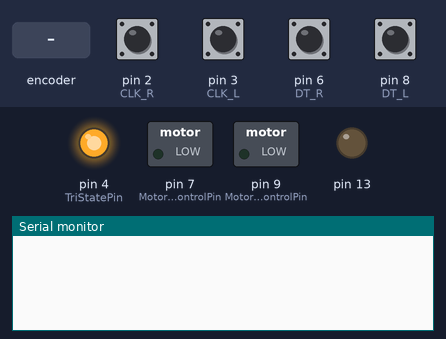
The sketch below on a simulated Arduino Uno, built with avr-gcc and run on an emulated ATmega328P. On the bench: switched loads named in the sketch (green lamp = pin HIGH), output pins drawn as LEDs (lit = HIGH), the last lines printed to the serial monitor. Inputs (shaded band) come from the test bench; at power-on: pin 2 (CLK_R), pin 3 (CLK_L), pin 6 (DT_R), pin 8 (DT_L) HIGH.

Above: at 1.2 s.
1.3 s: rotary encoder on pin 2 (CLK_R) / pin 6 (DT_R) turned 1 step (first pin leading)
At 2.1 s:
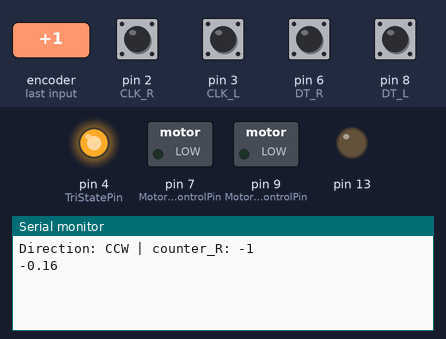
3.0 s: pin 3 (CLK_L) pulled LOW for 0.15 s
At 3.5 s:
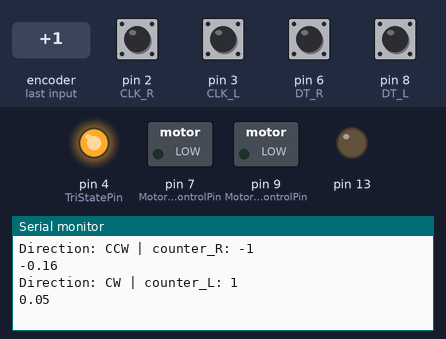
4.6 s: rotary encoder on pin 2 (CLK_R) / pin 6 (DT_R) turned 2 steps (second pin leading)
At 5.7 s:
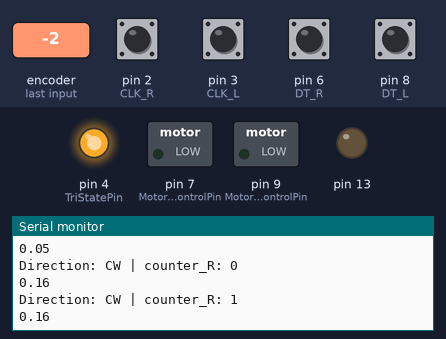
Timing chart, 0 to 7.6 s (numbered marks = the images above; inputs shaded):
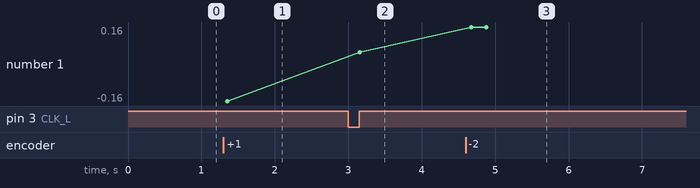

The sketch:

MotorDriveCode.ino
```cpp
#include <Wire.h>

//Communication Vars
#define SLAVE_ADDRESS 0x04
int read_offset = 0;
int state = 0;
int len = 0;
int in_data[32] = {};
int desired_angle = -1;

//Define Some Useful Constants
#define r 5.5
#define b 0.1
#define rot 800

#define CLK_R 2
#define DT_R 6
#define CLK_L 3
#define DT_L 8

#define pi 3.14159
#define TriStatePin 4
#define Motor1DirControlPin 7
#define Motor1VoltControlPin 9  //PWM_OUTPUT PIN
#define FaultPin 12
#define PWM_BOUND 255


volatile int time_l = 0;
volatile int time_r = 0;

volatile double theta_dot_R;
volatile double theta_dot_L;

double x_loc = 0;
double y_loc = 0;

//****************************************************************************************


//Control Variables
volatile long int oldPosition  = 0;

volatile double Kp =  3; //Proportional Controllor
volatile double given = 0; //Desired Angle
volatile int directionsign = 0;
volatile double Ki = 0.1; //Integral Controller
volatile double Kd = 0; //Deriv. Controller -- Set to Zero to Disable. System is physically overdamped.
volatile double integral = 0; //Used in controller
volatile double deriv = 0; //Not Used with Kd = 0
volatile double analog; //Used to write to PWM wave controlling
volatile double currentPosition = 0;
volatile double delta = 0; //Error Signal

float currentTime = 0;
float samplingTime = 0;
float storedTime = 0;
float rad_R = 0; //Current Angle
float rad_L = 0; //Current Angle


//Encoder Vars
boolean newCount_R = false;
String currentDir_R = "";
int counter_R = 0;
int currentStateCLK_R;
int lastStateCLK_R;

boolean newCount_L = false;
String currentDir_L = "";
int counter_L = 0;
int currentStateCLK_L;
int lastStateCLK_L;


double rho_dot = 0;
double phi_dot = 0;


//****************************************************************************************


void setup() {

  //Enable serial communication
  pinMode(13, OUTPUT);
  Serial.begin(115200); //start serial for output

  //initialize i2c as slave
  Wire.begin(SLAVE_ADDRESS);

  //define callabcks for i2c communication
  Wire.onReceive(receiveData);
  Wire.onRequest(sendData);
  //Serial.println("Ready!");

// initialize digital pin

  pinMode(CLK_R, INPUT_PULLUP);
  pinMode(DT_R, INPUT_PULLUP);
  pinMode(CLK_L, INPUT_PULLUP);
  pinMode(DT_L, INPUT_PULLUP);

  //Encoder position
  lastStateCLK_R = digitalRead(CLK_R);
  lastStateCLK_L = digitalRead(CLK_L);


 // Create two ISRs
  attachInterrupt(digitalPinToInterrupt(CLK_R), updateEncoder_R, CHANGE);
  attachInterrupt(digitalPinToInterrupt(CLK_L), updateEncoder_L, CHANGE);


  //Motor Setup
  pinMode(TriStatePin, OUTPUT);
  analogWrite(TriStatePin, 255);

  pinMode(Motor1VoltControlPin, OUTPUT);
  pinMode(Motor1DirControlPin, OUTPUT);
}

//****************************************************************************************

void receiveData(int byteCount){
  int i = 0;
  if(byteCount > 1){
    while(Wire.available()){
      in_data[i] = Wire.read();
      //Serial.print(in_data[i]);
      //Serial.print(' ');
      i++;
    }
    //Serial.print('\n');
    i--;
    len = i;
  }
  else{
    read_offset = Wire.read();
  }

  given = in_data[1] * (PI/2);

  Serial.println(given);

}


void sendData(){
  static byte data[32] = {};
  for(int i = 0; i < 32; i++){
    data[i] = 0;
  }
  Serial.println(counter_R);
  String start_val = String(counter_R);
  for(int i = 0; i < start_val.length(); i++){
    data[i] = (int)start_val[i];
  }
  //delay(200);
  Wire.write(data, 32);
}

//***************************************************************

// the loop function runs over and over again forever
void loop() {

      //Localization Code


      rho_dot = r * (theta_dot_L + theta_dot_R) / (double) 2;

      phi_dot = r * (theta_dot_L - theta_dot_R) / (double) b;


      x_loc = x_loc + rho_dot*cos(phi_dot);
      y_loc = y_loc + rho_dot*sin(phi_dot);


      //Run the controller – turns wheel to specified position
      //PIDController_R();

}


//***********************************************************************************************************

//Controller implementation
void PIDController_R() {

 //Takes current time
  currentTime = millis();
  samplingTime = currentTime - storedTime;


  //Derivative Controller
  deriv = (rad_R - currentPosition) * 100;


 //Gets current position
  currentPosition = rad_R;
  delta = given - currentPosition;


  integral = integral + delta * (0.01);
  analog = ((Kp * delta + Ki * integral + deriv * Kd)*34);

//  if (abs(analog) > PWM_BOUND)
//  {
//    analog = constrain(analog, -1, 1) * PWM_BOUND;
//    delta = constrain (delta, -1, 1) * min(abs(delta), PWM_BOUND / Kp);
//    integral = (analog - Kp * delta) / Ki;
//  }


  int controlSignal = abs(analog);

  if (controlSignal > 255){
    controlSignal = 255;
    //integral = (controlSignal - Kp * delta) / Ki;
      }

  if  (abs(delta) < 0.005)
  {
    controlSignal = 0;
    analogWrite(Motor1VoltControlPin, controlSignal);
  }
  else if (delta > 0)
  {
    digitalWrite (Motor1DirControlPin, HIGH);
    analogWrite(Motor1VoltControlPin, controlSignal);
  } else if (delta < 0)
  {
    digitalWrite (Motor1DirControlPin, LOW);
    analogWrite(Motor1VoltControlPin, controlSignal);
  }

  //Serial.println(integral);
  //Serial.print("\t");
  Serial.println(analog);
  integral = integral;
  storedTime = currentTime;

  while (millis() < currentTime + 10); //timer for consistency of next control input calculation - 10ms
}


//***************************************************************************************************************************
//            Rotate code


void updateEncoder_R(){

  currentStateCLK_R = digitalRead(CLK_R);
  int currentStateDT = digitalRead(DT_R);

  int newTime = millis();
  static int oldTime = 0;


  if (currentStateCLK_R != lastStateCLK_R  && currentStateCLK_R == 1){


    if (currentStateDT != currentStateCLK_R) {
      counter_R --;
      currentDir_R ="CCW";
    } else {
      // Encoder is rotating CW so increment
      counter_R ++;
      currentDir_R ="CW";
    }

    double oldRad = rad_R;

    rad_R = (counter_R*2*PI)/800;
    double deltaT = ((newTime-oldTime)*0.001);
    theta_dot_R = (rad_R - oldRad) / (double) deltaT;


     if(rad_R>=6.2831){
      rad_R=rad_R-6.2831;
      counter_R = 0;
    }else if(rad_R<=-6.2831){
      rad_R = rad_R+6.2831;
      counter_R = 0;


    }

    Serial.print("Direction: ");
    Serial.print(currentDir_R);
    Serial.print(" | counter_R: ");
    Serial.println(counter_R);
    Serial.println(theta_dot_R);

    newCount_R = true;
  }

  // Remember last CLK state
  lastStateCLK_R = currentStateCLK_R;

  oldTime = newTime;
}

void updateEncoder_L(){

  currentStateCLK_L = digitalRead(CLK_L);
  int currentStateDT = digitalRead(DT_L);

  int newTime = millis();
  static int oldTime = 0;


  if (currentStateCLK_L != lastStateCLK_L  && currentStateCLK_L == 1){


    if (currentStateDT != currentStateCLK_L) {
      counter_L --;
      currentDir_L ="CCW";
    } else {
      // Encoder is rotating CW so increment
      counter_L ++;
      currentDir_L ="CW";
    }


    double oldRad = rad_L;

    rad_L = (counter_L*2*PI)/800;
    double deltaT = ((newTime-oldTime)*0.001);
    theta_dot_L = (rad_L - oldRad) / (double) deltaT;


     if(rad_L>=6.2831){
      rad_L=rad_L-6.2831;
      counter_L = 0;
    }else if(rad_L<=-6.2831){
      rad_L = rad_L+6.2831;
      counter_L = 0;


    }

   Serial.print("Direction: ");
    Serial.print(currentDir_L);
    Serial.print(" | counter_L: ");
    Serial.println(counter_L);
    Serial.println(theta_dot_L);

    newCount_L = true;
  }


  oldTime = newTime;

  // Remember last CLK state
  lastStateCLK_L = currentStateCLK_L;
  static int lastStateDT = currentStateDT;


}
```

Measured:
- after the input at 1.3 s, the serial monitor: prints a new line after 0.05 s (image 1)
- after the input at 3.0 s, the serial monitor: prints a new line after 0.15 s (image 2)
- after the input at 4.6 s, the serial monitor: prints a new line after 0.08 s (image 3)
- plotted number 1: -0.16 → 0.05 after the input at 3.0 s, 0.05 → 0.16 after the input at 4.6 s
